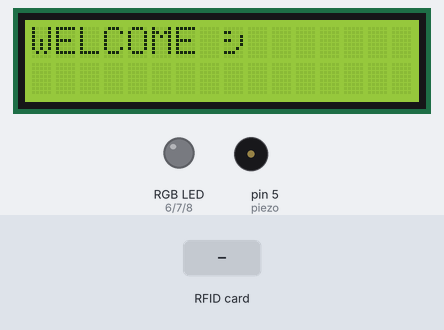
The sketch below on a simulated Arduino Uno, built with avr-gcc and run on an emulated ATmega328P. Shown: 16×2 character LCD, an RGB LED mixed from three pins (HIGH = lit), buzzer (waves = sounding). Inputs (shaded band) come from the test bench. Random numbers use the default seed unless the sketch sets one; pins used as bus, display or sensor lines are not drawn; what the sketch prints to the serial monitor is not drawn.

Above: at 0.4 s.
At 3.0 s:
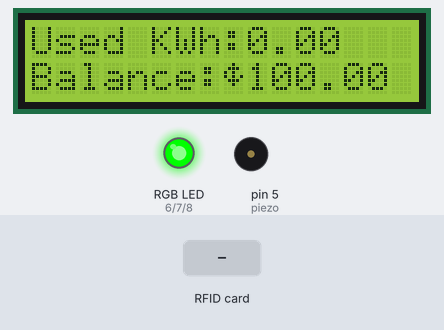
3.1 s: RFID card 5E 7A 19 C4 held to the reader
At 5.6 s:
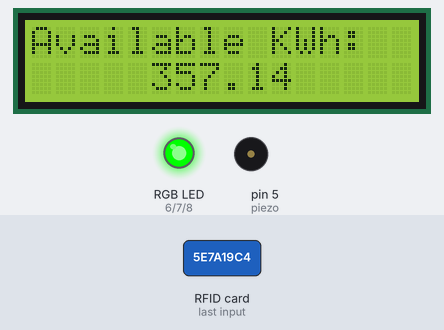
At 8.4 s:
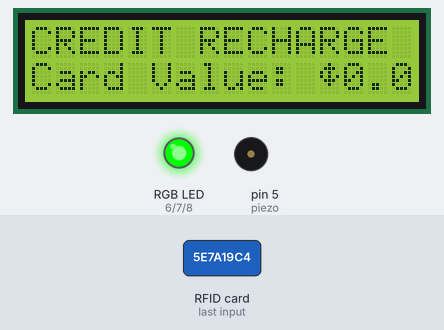
Timing chart, 0 to 60.5 s (numbered marks = the images above; inputs shaded):
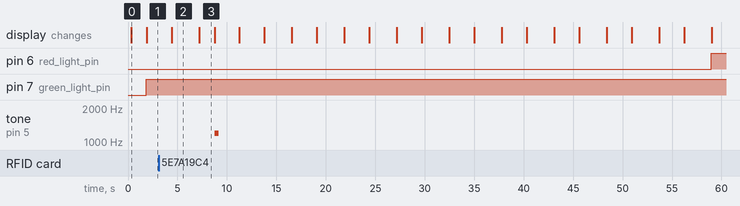

The sketch:

project.ino
```cpp
#include <Wire.h>
#include <LiquidCrystal_I2C.h>
#include <SPI.h>
#include <MFRC522.h>

LiquidCrystal_I2C lcd(0x27, 2, 1, 0, 4, 5, 6, 7, 3, POSITIVE); //Create instance of LCD

#define SS_PIN 10  //slave select pin
#define RST_PIN 5  //reset pin
MFRC522 mfrc522(SS_PIN, RST_PIN);        // instatiate a MFRC522 reader object.
MFRC522::MIFARE_Key key;//create a MIFARE_Key struct named 'key', which will hold the card information

float credit=100;////////CREDIT

//declare pins for buzzer and LEDs
int piezo = 5;
int red_light_pin = 6;
int green_light_pin = 7;
int blue_light_pin = 8;


//SETUP
void setup()
{

  Serial.begin(9600);
Serial.setTimeout(30);
  //Initiate RFID Reader
  SPI.begin();               // Init SPI bus
  mfrc522.PCD_Init();        // Init MFRC522 card
  Serial.println("Scanner Ready");
  for (byte i = 0; i < 6; i++) {
    key.keyByte[i] = 0xFF;
  }
  delay(200);

  randomSeed(analogRead(0));// seed random function

  //Set PinModes for LEDs and Buzzer
  pinMode(red_light_pin, OUTPUT);
  pinMode(green_light_pin, OUTPUT);
  pinMode(blue_light_pin, OUTPUT);
  pinMode(piezo, OUTPUT);

  //Prepare LCD
  lcd.begin(16, 2);
  lcd.clear();
  //Boot Screen
  lcd.print("WELCOME "); lcd.print((char)188);
  delay(1500);// delay Welcome Text


}


// KWh and tarrif variables
float kwhAvailable = 0;//KWh available
const float kwhTarrif = 0.28;// 0.28 cedis per KWh
const float lowThresh = 36; //minimum Credit Threshold
const float midThresh = 120; //mid Credit Threshold
float kwhUsed;// Total used KWh
bool credCrit = false;// boolean to check if credit is below threshold
float kw = 0;// periodic used KWh


int block = 2; //this is the block number we will read from.
byte buffer[18] = {0}; //This array is used for reading out a block.
byte size = sizeof(buffer);//variable with the read buffer size
float cardVal = 0; // value read from card


//LOOOOP
void loop()
{
  size = sizeof(buffer);

  //check Credit threshold : low/ medium/ high
  credAlert();

  // Print Info On LCD
  detectCard();
  dispScreen1();
  dispScreen2();

  //Use Credit
  if (!credCrit) {
    useCredit();
  }

  detectCard();
  credAlert();

  if (Serial.available() > 0) {
    float x = Serial.parseFloat();
    Serial.println("");
    Serial.print("Number received: "); Serial.println(x);
    credit += x;//Update Credit with recharge value
  }

}

void useCredit()
{
  kw  = random(0, 50);// generate random KWh value
  credit -= (kwhTarrif * kw);
  kwhUsed += kw;
  kwhAvailable = credit / kwhTarrif;
  Serial.print("KWh:"); Serial.print(kw);
  Serial.println();
  delay(200);
}

void credAlert() {
  if (credit < lowThresh * kwhTarrif) {// Low Credit Threshold
    RGB_color(255, 0, 0); // Red
    credCrit = true;
    tone(piezo, 1000);
    dispLowCred();

  } else if (credit >= lowThresh * kwhTarrif && credit <= midThresh * kwhTarrif) {//medium Credit Threshold
    noTone(piezo);
    RGB_color(255, 255, 0); // Yellow
    credCrit = false;
  } else {// High Credit Threshold
    noTone(piezo);
    RGB_color(0, 255, 0); // Green
    credCrit = false;
  }

}


void dispScreen1() {
  lcd.clear();
  lcd.setCursor(0, 0);
  lcd.print("Used KWh:"); lcd.print(kwhUsed);
  lcd.setCursor(0, 1);
  lcd.print("Balance:"); lcd.print((char)236); lcd.print(credit);
  delay(2500);
}


void dispScreen2() {
  kwhAvailable = credit / kwhTarrif;
  lcd.clear();
  lcd.setCursor(0, 0);
  lcd.print("Available KWh:");
  lcd.setCursor(5, 1);
  lcd.print(kwhAvailable);
  delay(2500);
}

void dispLowCred() {
  lcd.clear();
  lcd.setCursor(4, 0);
  lcd.print("CAUTION"); lcd.print((char)33);
  lcd.setCursor(0, 1);
  lcd.print("Credit Very Low");
  delay(1500);
}

int readBlock(int blockNumber)
{

  int largestModulo4Number = blockNumber / 4 * 4;
  int trailerBlock = largestModulo4Number + 3; //determine trailer block for the sector

  /*****************************************authentication of the desired block for access***********************************************************/
  byte status = mfrc522.PCD_Authenticate(MFRC522::PICC_CMD_MF_AUTH_KEY_A, trailerBlock, &key, &(mfrc522.uid));

  if (status != MFRC522::STATUS_OK) {
    Serial.print("PCD_Authenticate() failed (read): ");
    Serial.println(mfrc522.GetStatusCodeName(status));
    return 3;//return "3" as error message
  }
  /*****************************************reading a block***********************************************************/
  status = mfrc522.MIFARE_Read(blockNumber, buffer, &size);
  \
  if (status != MFRC522::STATUS_OK) {
    Serial.print("MIFARE_read() failed: ");
    Serial.println(mfrc522.GetStatusCodeName(status));

    return 4;//return "4" as error message
  }
  Serial.println("Recharge Successful");
}
void RGB_color(int red_light_value, int green_light_value, int blue_light_value)
{
  analogWrite(red_light_pin, red_light_value);
  analogWrite(green_light_pin, green_light_value);
  analogWrite(blue_light_pin, blue_light_value);
}

void detectCard() {
  // Look for new cards
  if ( ! mfrc522.PICC_IsNewCardPresent()) {
    return;
  }
  // Select one of the cards
  if ( ! mfrc522.PICC_ReadCardSerial()) {
    return;
  }

  Serial.println("Card Detected");
  readBlock(block);//read the block back

  String readStr = "";
  Serial.println();
  Serial.println( "---------- LOADING CREDIT ----------:");
  Serial.print("Card Value: ");
  for (int j = 0 ; j < 16 ; j++) //get the block contents
  {
    char x = buffer[j];
    readStr.concat(x);
  }
  cardVal = readStr.toFloat();
  credit += cardVal;

  Serial.println( readStr);
  Serial.print( "Old Balance:"); lcd.print((char)236); Serial.print( credit);
  Serial.println();
  Serial.print( "New Balance:"); lcd.print((char)236); Serial.print( credit);
  Serial.println();
// show Recharge on LCD
  lcd.clear();
  lcd.print( "CREDIT RECHARGE");
  lcd.setCursor(0, 1);
  lcd.print("Card Value: "); lcd.print((char)236); lcd.print(cardVal);
  delay(1500);
  lcd.clear();
  lcd.print("KWh Paid:"); lcd.print(cardVal / kwhTarrif);
  lcd.setCursor(0, 1);
  lcd.print("New Bal:"); lcd.print(credit);
  tone(piezo, 1200);
  delay(400);
  noTone(piezo);
  delay(2000);
  mfrc522.PCD_Reset(); mfrc522.PCD_Init();//Reset RFID reader from next recharge

}
```

Measured:
- after the input at 3.1 s, tone on pin 5 (piezo): silent → 1200 Hz after 5.7 s, → silent 0.40 s later
- what the display in image 0 shows lasts 1.6 s, from 0.3 s to 1.9 s
- what the display in image 2 shows lasts 2.8 s, from 4.4 s to 7.2 s
